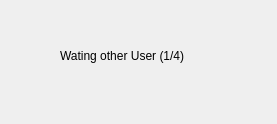
<?xml version="1.0" encoding="UTF-8"?>
<ui version="4.0">
 <class>Dialog</class>
 <widget class="QDialog" name="Dialog">
  <property name="geometry">
   <rect>
    <x>0</x>
    <y>0</y>
    <width>277</width>
    <height>124</height>
   </rect>
  </property>
  <property name="windowTitle">
   <string>Dialog</string>
  </property>
  <widget class="QLabel" name="label">
   <property name="geometry">
    <rect>
     <x>60</x>
     <y>0</y>
     <width>221</width>
     <height>111</height>
    </rect>
   </property>
   <property name="text">
    <string>Wating other User (1/4)</string>
   </property>
  </widget>
 </widget>
 <resources/>
 <connections/>
</ui>
